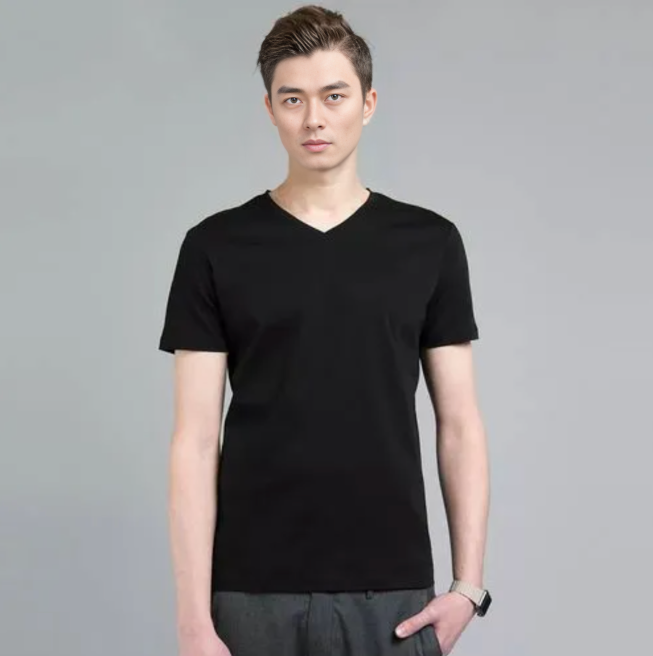
#> input picture data/images/model1.png, 1306 x 1312 px, given in place of tshirt_mask.png, which was not available (shown at 1/2 size)
$ python -i logo_on_model.py   (imports and definitions only)
#> lines starting #> are read from the running program, lines starting #| are printed output that depends on the picture; pictures that were not available may be replaced by others from this repository, and a replacement may not be noted
import json

from PIL import Image

# model_offset = {
#     'tshirt_mask': (571, 510, 1120),
#     'black': (100, 100, 1010),
#     'model1':  (516, 558, 776),
#     'model2':  (400, 518, 624),
#     'model5':  (385, 598, 654),
# }

# with open('data/model_offset.json', 'w') as f:
#     json.dump(model_offset, f)

def logo_on_img(logo_path):
#> called with logo_path = 'images/model1.png'
    with open('data/model_offset.json', 'r') as f:
#> (reads data/model_offset.json from the repository)
        model_offset = json.load(f)

    for model, value in model_offset.items():
        print(model, value)

        img_path = f'data/images/{model}.png'
        logo_path = 'data/images/WechatIMG38.jpg'
        img = Image.open(img_path)
#> img is the input picture: PIL image 1306x1312 RGBA; mean R, G, B, A 145.8, 144.3, 145.1, 255
        logo = Image.open(logo_path)
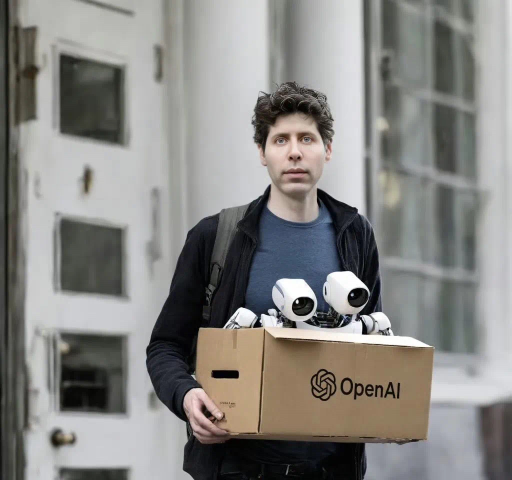
#> input picture data/images/WechatIMG38.jpg, 1023 x 960 px, found by its file name (shown at 1/2 size)
#> logo is the input picture: PIL image 1023x960 RGB; mean R, G, B 135, 133.8, 130.7
        width, height = logo.size
#> width = 1023; height = 960
        blur_ratio = 0.65
        size = int((model_offset[model][2]-model_offset[model][0])*blur_ratio)
        ratio = size/width
#> ratio = 0.349
        logo = logo.resize((size, int(height*ratio)))
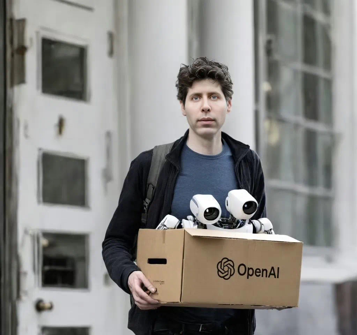
#> logo: PIL image 357x335 RGB; mean R, G, B 135, 133.7, 130.7
        logo_resize_path = 'data/images/WechatIMG32_300.png'
        logo.save(logo_resize_path)
        logo = Image.open(logo_resize_path)
        logo = logo.resize((int(size/blur_ratio), int(height*ratio/blur_ratio)))
#> logo: PIL image 549x515 RGB
        # logo = logo.filter(ImageFilter.GaussianBlur(radius=1.2))

        logo_path_name = logo_path.split('/')[-1].split('.')[0]

        img.paste(logo, model_offset[model][:2])
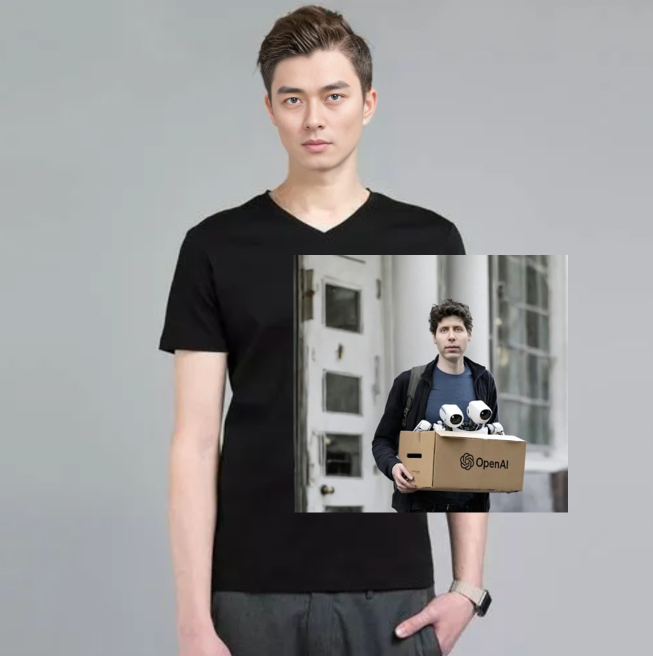
#> img: PIL image 1306x1312 RGBA (shown at 1/2 size); mean R, G, B, A 150.4, 149.3, 149.4, 255
        img.save(f'data/items/tshirt_{model}_{logo_path_name}.png')

>>> result = logo_on_img('images/model1.png')
